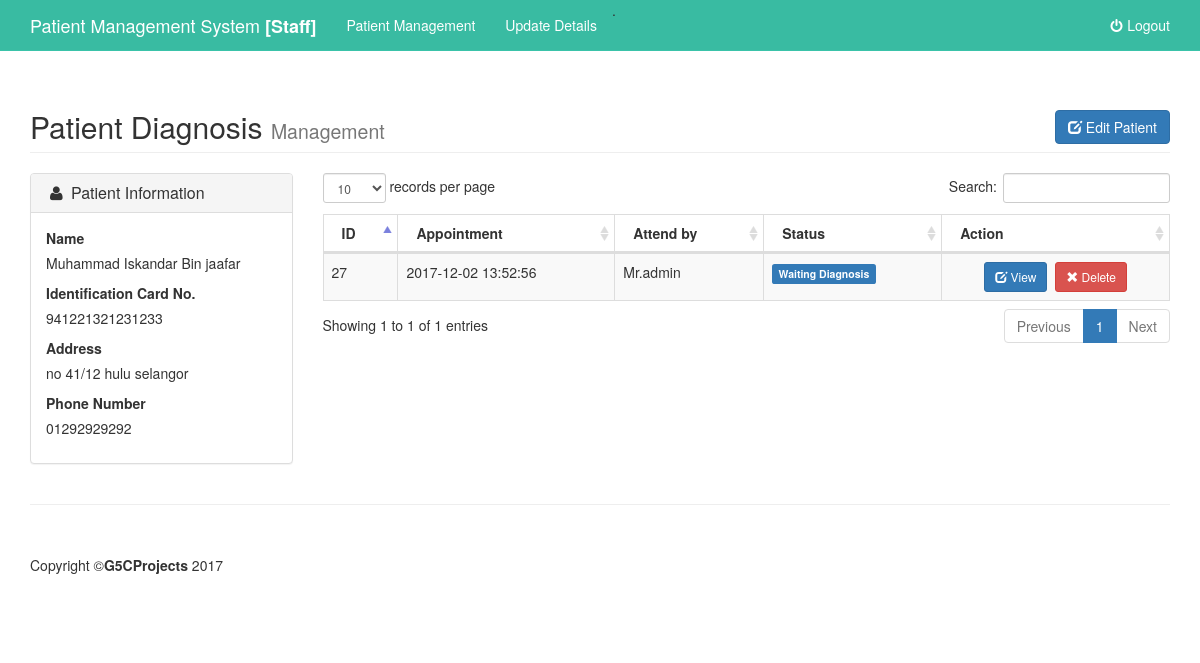
The page /staff/listdiagnosis.php?id=28 on the database as committed earlier.
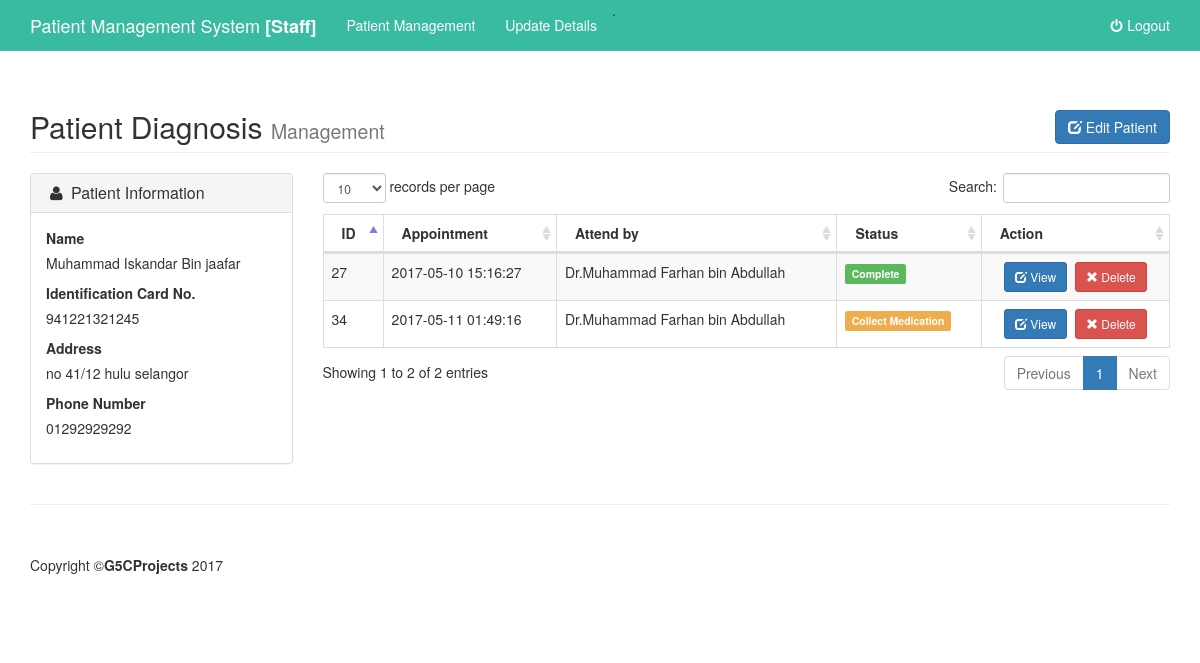
The same page on the database as committed later.
### tables this page shows
CREATE TABLE `patient` (
  `patientID` int(50) NOT NULL,
  `patientName` varchar(50) NOT NULL,
  `patientIc` varchar(15) NOT NULL,
  `patientAddress` varchar(50) NOT NULL,
  `patientPhoneNumber` varchar(13) NOT NULL
);

CREATE TABLE `diagnosis` (
  `diagnosisID` int(50) NOT NULL,
  `patientID` int(50) NOT NULL,
  `staffID` int(50) NOT NULL,
  `content` text NOT NULL,
  `medication` text NOT NULL,
  `checkin` timestamp NOT NULL DEFAULT CURRENT_TIMESTAMP ON UPDATE CURRENT_TIMESTAMP,
  `statusID` int(10) NOT NULL
);

CREATE TABLE `staffdetail` (
  `staffid` int(25) NOT NULL,
  `staffName` varchar(50) NOT NULL,
  `staffAddress` text NOT NULL,
  `staffNotel` varchar(14) NOT NULL,
  `staffTitle` varchar(20) NOT NULL,
  `username` varchar(50) NOT NULL,
  `password` varchar(255) NOT NULL,
  `level` int(1) NOT NULL
);

CREATE TABLE `status` (
  `statusID` int(11) NOT NULL,
  `statusName` varchar(25) NOT NULL
);

### staff/listdiagnosis.php (the view, shortened to what the changed rows need)
<?php
include '../include/db.php';
$transid = $_GET["id"];
if (isset($_GET["id"])) {
$sql2 = "SELECT DISTINCT d.diagnosisID as diagid, d.statusID as status,d.content,d.medication,d.checkin, s.staffName as drname, s.staffTitle as title,status.statusName as sname FROM diagnosis d join staffdetail s on d.staffID = s.staffid join status on d.statusID = status.statusID where d.patientID = '$transid'";
$result2 = mysqli_query($connect,$sql2);
$sql3 = "SELECT * FROM patient  where patientID = '$transid'";
$result = mysqli_query($connect,$sql3);
}?>
   <?php include "include/header.php"; ?>
    <div class="container">
       <div class="row">
                    <div class="col-lg-12 col-md-12 col-sm-12">
                        <h2 class="page-header">
                            Patient Diagnosis <small>Management</small>
                            <a data-toggle="modal" data-target="#myModal"  class="btn btn-primary pull-right"><span class="glyphicon glyphicon-edit" aria-hidden="true"></span> Edit Patient</a>
                        </h2>
                    </div>
                </div>
               <div class="row">
                    <div class="col-lg-3 col-md-12 col-sm-12">
                        <div class="panel panel-default">
                            <div class="panel-body">
                        <?php $total_rows = 1; while($row2 = mysqli_fetch_assoc($result)){
                            $pn = $row2['patientName'];
                            $pic =$row2['patientIc'];
                            $padd =$row2['patientAddress'];
                            $ppn =$row2['patientPhoneNumber'];
                            $pid = $row2['patientID'];
                            ?>
                        <form method="POST" action = "pproses.php">
                                 <label>Name</label> </br>
                                   <p><?=$pn?></p>
                                <label>Identification Card No.</label> </br>
                                    <p><?=$pic?></p>
                                <label>Address</label> </br>
                                    <p><?=$padd?></p>
                                <label>Phone Number</label> </br>
                                    <p><?=$ppn?></p>
                              </form>
                        <?php } ?>
                            </div>
                        </div>
                    </div>
                    <div class="col-lg-9 col-md-12 col-sm-12">
                                <div class="dataTable_wrapper">
                                    <table class="table table-striped table-bordered table-hover" id="dataTables-example">
                                        <thead>
                                            <tr>
                                                <th>ID</th>
                                                <th>Appointment</th>
                                                <th>Attend by</th>
                                                <th>Status</th>
                                                <th>Action</th>
                                             </tr>
                                        </thead>
                                        <tbody>
                                            <?php $total_rows = 1; while($row2 = mysqli_fetch_assoc($result2)){  ?>
                                              <tr>
                                                <td><?php echo $row2['diagid']; ?></td>
                                                <td><?php echo $row2['checkin']; ?></td>
                                                 <td><?php echo $row2['title']; ?><?php echo $row2['drname']; ?></td>
                                                  <td><?php switch($row2['status']){
                                                        case 1 : echo '<span class="label label-primary">'; echo $row2['sname']; echo '</span>'; break;
                                                        case 2 : echo '<span class="label label-warning">'; echo $row2['sname']; echo '</span>'; break;
                                                        case 3 : echo '<span class="label label-success">'; echo $row2['sname']; echo '</span>'; break;
                                                        }?></td>
                                                <td ><center><a  class = "btn btn-primary btn-sm"  href="view.php?id=<?=$row2['diagid'];?>" ><span class="glyphicon glyphicon-edit" ></span> View</a>&nbsp;
                                                <a id="confirmation" class = "btn btn-danger btn-sm"  href="del.php?id=<?=$row2['diagid'];?>&pid=<?=$pid;?>&t=rd"  data-toggle="tooltip" data-placement="top" title="Delete"><span class="glyphicon glyphicon-remove" aria-hidden="true"></span> Delete</a> </center></td>
                                              </tr>
                                             <?php $total_rows++; }  ?>
                                        </tbody>
                                    </table>
                                </div>
                        </div>
                    </div>
                </div>
    <?php include "include/footer.php"; ?>

Rows that differ between the two databases and show on the page:
changed patient "Muhammad Iskandar Bin jaafar": patientIc "941221321231233" → "941221321245"
changed diagnosis id 27: checkin "2017-12-02 13:52:56" → "2017-05-10 15:16:27"; staffID.staffTitle "Mr." → "Dr."; staffID.staffName "admin" → "Muhammad Farhan bin Abdullah"; statusID 1 → 3 (drawn); statusID.statusName "Waiting Diagnosis" → "Complete"
added diagnosis: diagnosisID "34", checkin "2017-05-11 01:49:16", staffID.staffTitle "Dr.", staffID.staffName "Muhammad Farhan bin Abdullah", statusID.statusName "Collect Medication"
Other text that changed with them:
text written by a page script: "records per page Search: Showing 1 to 1 of 1 entries Previous 1 Next" → "records per page Search: Showing 1 to 2 of 2 entries Previous 1 Next"
